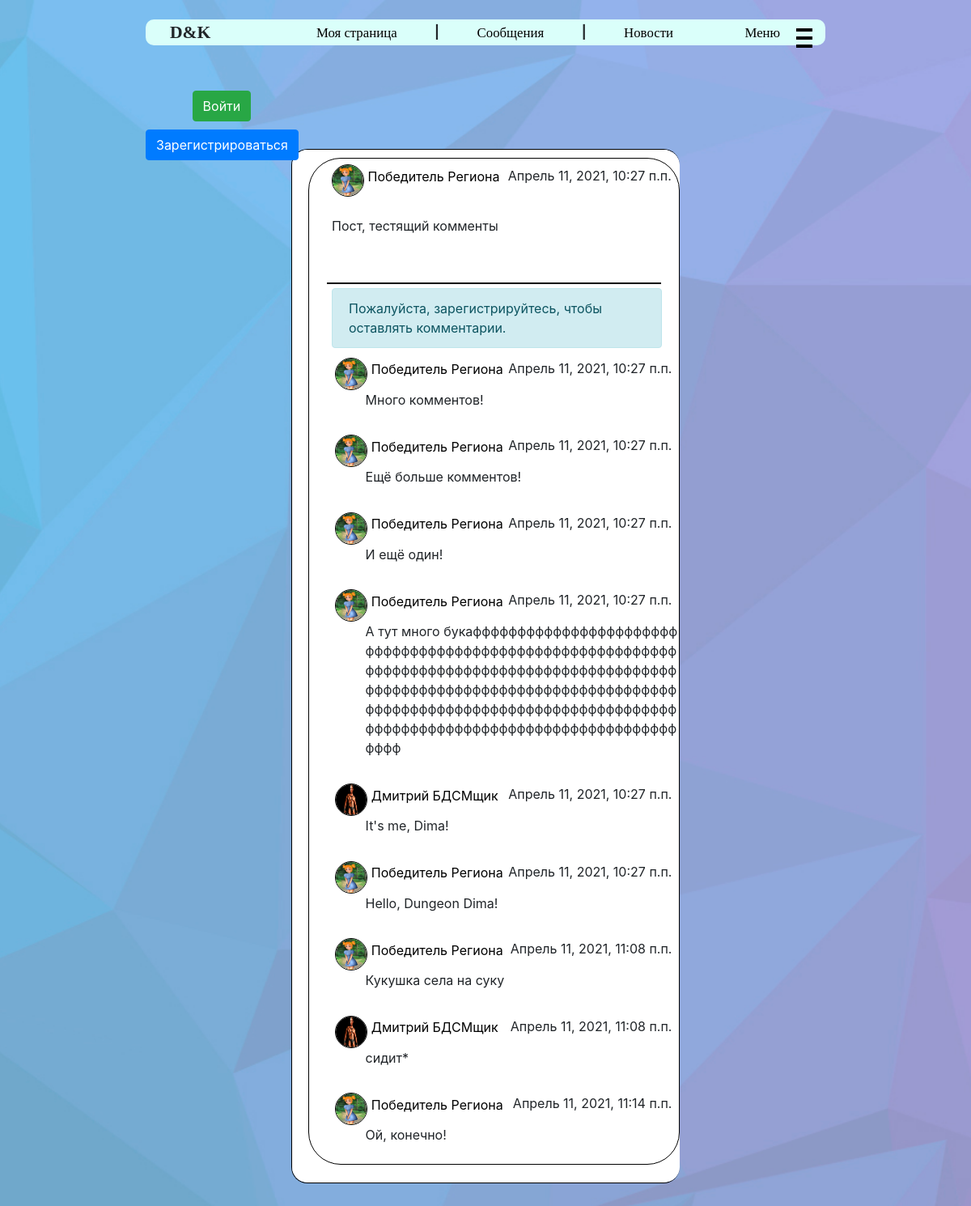
The app's page /show_post/28 with its own data.
### user_manager/models.py (models this page shows, shortened)
class News(models.Model):
    user = models.ForeignKey(User, on_delete=models.CASCADE, related_name='news')
    text_content = models.TextField(max_length=1000, verbose_name='Контент', blank=False)
    likes = models.IntegerField(default=0, verbose_name='Лайки')
    create_date = models.DateTimeField(verbose_name='дата создания', default=datetime.datetime.now)
    class Meta:
        verbose_name = "Новость"
        verbose_name_plural = "Новости"

class Profile(models.Model):
    user = models.OneToOneField(User, on_delete=models.CASCADE, related_name='profile')
    name = models.CharField(max_length=50, verbose_name="Имя", null=True, blank=False)
    surname = models.CharField(max_length=75, verbose_name="Фамилия", null=True, blank=False)
    bio = models.TextField(max_length=500, verbose_name="Описание", default="", null=True,
                           blank=False)
    avatar = models.ImageField(verbose_name="Фото", null=True, upload_to=avatars_directory)
    status = models.CharField(max_length=75, default="", verbose_name="Статус", null=True,
                              blank=False)
    birth_date = models.DateField(verbose_name='Дата рождения', null=True, blank=False)
    class Meta:
        ordering = ['name', 'surname', 'birth_date']
        verbose_name = "Профлиль пользователя"
        verbose_name_plural = "Профили пользователей"

class Commentary(models.Model):
    user = models.ForeignKey(User, on_delete=models.CASCADE, related_name='comment')
    post = models.ForeignKey(Posts, on_delete=models.CASCADE, related_name='comment')
    text = models.TextField(max_length=1000, null=False, blank=False, default="")
    create_date = models.DateTimeField(verbose_name='дата создания', default=datetime.datetime.now)
    class Meta:
        verbose_name = "Комментарий"
        verbose_name_plural = "Коммментарии"

### user_manager/views.py (the view)
# urls.py: path('show_post/<int:post_id>', views.show_post)
def show_post(request, post_id):
    post = [(Posts.objects.filter(pk=post_id).first().news, 1)]
    images, width, comments = get_news_data(post)
    return render(request, 'one_post.html',
                  {'news': post[0][0],
                   'images': images[0],
                   'width': width[0],
                   'comments': comments[0]})

### user_manager/views.py (called while the page is built, shortened)
def get_news_data(all_news):
    images = []
    width = []
    comments = []
    for i, (news, tp) in enumerate(all_news):
        to_add = []
        for file in news.files.all():
            url = file.file.url
            if url.rsplit('.', 1)[-1] in {'png', 'jpg', 'jpeg'}:
                to_add.append(file)
        images.append(to_add)
        if tp == 1:
            comments.append(news.post.comment.all())
        else:
            comments.append(reposted.post.comment.all())
        if to_add:
            width.append(100 // min(len(to_add), 3))
        else:
            width.append(-1)
    return images, width, comments

### user_manager/templates/one_post.html (shortened to what this page needs)
{% extends "main.html" %}
{% block content %}
    {% load static %}
    <link href="{% static 'css/one_post.css' %}" rel="stylesheet">
    {% load index %}
    {% load file_name %}
    <div class="news {{ news.post.id }}">
        <a href="/homepage/{{ news.user.id }}" class="author_url">
            <img src="{{ news.user.profile.avatar.url }}" alt="Аватарка"
                 class="news_avatar">
            <span class="creator_name">{{ news.user.profile.name }} {{ news.user.profile.surname }}</span>
        </a>
        <span class="created_date">{{ news.create_date }}</span>
        <br>
        <br>
        <div class="news_content">
            {{ news.text_content }}<br><br>
            <br>
        </div>
        <hr class="line">
        <div class="comments">
            {% if user.is_authenticated %}
                <div class="comments-creation input-group mb-3">
                            <textarea class="form-control comment-input {{ news.post.id }}"
                                      placeholder="Текст комментария"
                                      aria-label="Текст комментария"
                                      aria-describedby="button-addon2"></textarea>
                    <div class="input-group-append">
                        <button type="button"
                                class="btn btn-outline-secondary send-comment {{ news.post.id }}">
                            <svg xmlns="http://www.w3.org/2000/svg" width="20" height="20 "
                                 fill="currentColor" class="bi bi-cursor"
                                 viewBox="0 0 16 16">
                                <path d="M14.082 2.182a.5.5 0 0 1 .103.557L8.528 15.467a.5.5 0 0 1-.917-.007L5.57 10.694.803 8.652a.5.5 0 0 1-.006-.916l12.728-5.657a.5.5 0 0 1 .556.103zM2.25 8.184l3.897 1.67a.5.5 0 0 1 .262.263l1.67 3.897L12.743 3.52 2.25 8.184z"/>
                            </svg>
                        </button>
                    </div>
                </div>
            {% else %}
                <div class="alert alert-info comments-creation-denied">Пожалуйста,
                    зарегистрируйтесь, чтобы оставлять
                    комментарии.
                </div>
            {% endif %}
            {% for comment in comments %}
                <a href="/homepage/{{ comment.user.id }}" class="author_url">
                    <img src="{{ comment.user.profile.avatar.url }}" alt="Аватарка"
                         class="news_avatar comment-avatar">
                    <span class="creator_name">{{ comment.user.profile.name }} {{ comment.user.profile.surname }}</span>
                </a>
                <span class="created_date">{{ comment.create_date }}</span>
                <br>
                <div class="comment-text">
                    {{ comment.text }}
                </div>
                <br>
            {% endfor %}
        </div>
    </div>
    <br><br>
{% endblock %}

### user_manager/static/css/style.css (style rules this page uses)
body { background: url("../img/bg.jpg") no-repeat no-repeat center center fixed; background-size: cover; }
.created_date { float: right; margin-right: 2%; margin-top: 2%; }
.news { border: 1px solid black; border-radius: 40px; }
.creator_name { text-decoration: none; color: black; cursor: pointer; }
.news_avatar { margin-left: calc(1em + 1vw); width: 40px; height: 40px; margin-top: calc(0.1em + 0.5vw); border-radius: 50px; border: 1px solid black; }
.comment-avatar { margin-left: 1%; }
.news_content { padding-bottom: 10px; margin-left: calc(1em + 1vw); }
.line { border: 1px solid black; width: 90%; margin: auto; }
.comments { max-height: 250px; margin-left: calc(1em + 1vw); overflow-y: scroll; }
.comment-text { margin-left: calc(1.7em + 1.2vw); word-break:break-all; max-height: 200px; overflow-y: auto; }
.comments-creation-denied { width: 95%; margin-top: 1%; margin-bottom: 1%; }

### user_manager/static/css/one_post.css (style rules this page uses)
.comments { max-height: fit-content; }

### records on screen
News: user.profile.avatar (placeholder picture), user.profile.name "Победитель", user.profile.surname "Региона", create_date "Апрель 11, 2021, 10:27 п.п.", text_content "Пост, тестящий комменты"
Commentary: user.profile.avatar (placeholder picture), user.profile.name "Победитель", user.profile.surname "Региона", create_date "Апрель 11, 2021, 10:27 п.п.", text "Много комментов!"
Commentary: user.profile.avatar (placeholder picture), user.profile.name "Победитель", user.profile.surname "Региона", create_date "Апрель 11, 2021, 10:27 п.п.", text "Ещё больше комментов!"
Commentary: user.profile.avatar (placeholder picture), user.profile.name "Победитель", user.profile.surname "Региона", create_date "Апрель 11, 2021, 10:27 п.п.", text "И ещё один!"
Commentary: user.profile.avatar (placeholder picture), user.profile.name "Победитель", user.profile.surname "Региона", create_date "Апрель 11, 2021, 10:27 п.п.", text "А тут много букафффффффффффффффффффффффффффффффффффффффффффффффффффффффффффффффффффффффффффффффффффффффффффффффффффффффффффффффффффффффффффффффффффффффффффффффффффффффффффффффффффффффффффффффффффффффффффффффффффффффффф"
Commentary: user.profile.avatar (placeholder picture), user.profile.name "Дмитрий", user.profile.surname "БДСМщик", create_date "Апрель 11, 2021, 10:27 п.п.", text "It's me, Dima!"
Commentary: user.profile.avatar (placeholder picture), user.profile.name "Победитель", user.profile.surname "Региона", create_date "Апрель 11, 2021, 10:27 п.п.", text "Hello, Dungeon Dima!"
Commentary: user.profile.avatar (placeholder picture), user.profile.name "Победитель", user.profile.surname "Региона", create_date "Апрель 11, 2021, 11:08 п.п.", text "Кукушка села на суку"
Commentary: user.profile.avatar (placeholder picture), user.profile.name "Дмитрий", user.profile.surname "БДСМщик", create_date "Апрель 11, 2021, 11:08 п.п.", text "сидит*"
Commentary: user.profile.avatar (placeholder picture), user.profile.name "Победитель", user.profile.surname "Региона", create_date "Апрель 11, 2021, 11:14 п.п.", text "Ой, конечно!"
